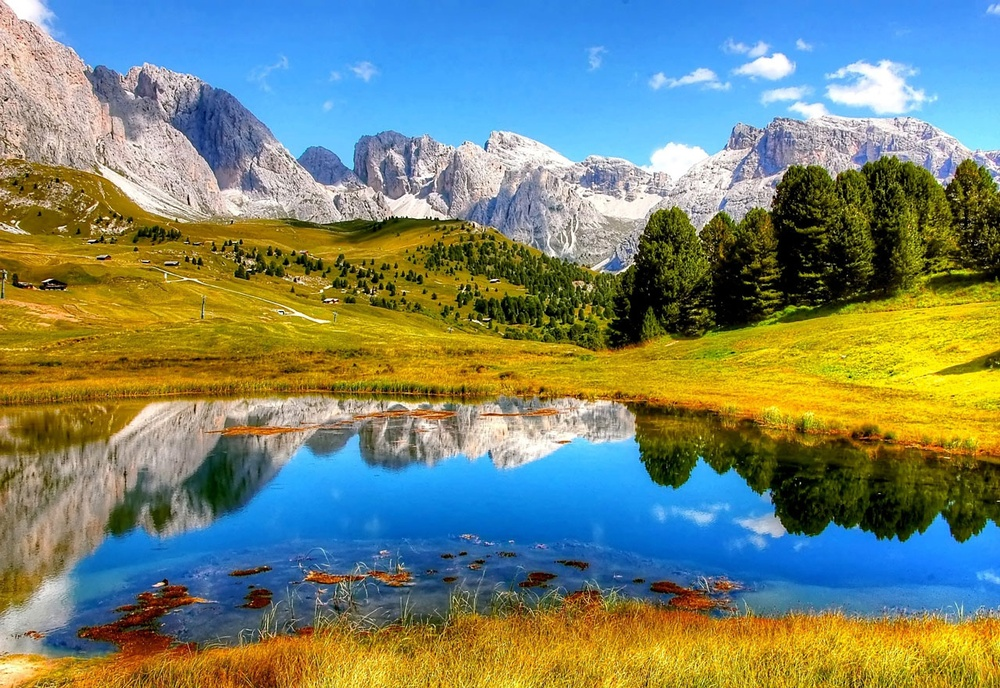
#> input picture 2025-05-03_taller_imagen_matriz_pixeles/images/landscape.jpg, 1000 x 688 px, shrunk from 1280 x 880 before the run; its folder holds only this picture in this run
$ jupyter execute matrix_pixels.ipynb   (shell and % lines are left out)
#> lines starting #> are read from the running program, lines starting #| are printed output that depends on the picture; after the words box and inside, x2 and y2 are one past the last pixel; in counts of white or black regions, pixels touching at a corner belong together
[cell 1]
import cv2
import numpy as np
import matplotlib.pyplot as plt
from pathlib import Path
# Note: ipywidgets is removed as we'll use cv2.createTrackbar for interactivity


# ---------------------------------------------
# Workshop: Pixel-level Image Manipulation
# Objectives:
# - Load image and separate RGB and HSV channels
# - Modify regions using slicing
# - Calculate and visualize histograms
# - Adjust brightness and contrast interactively
# ---------------------------------------------

# Image path (adjust according to your directory)
try:
    image_path = Path().cwd().parent / 'images' / 'landscape.jpg'
    if not image_path.exists():
        # Try looking in the current directory if not in parent
        image_path = Path().cwd() / 'images' / 'landscape.jpg'
    assert image_path.exists(), f"Image not found at {image_path} or {Path().cwd() / 'images'}"
except Exception as e:
    print(f"Error building path: {e}")
    raise FileNotFoundError("Please verify the path to 'landscape.jpg'")


# --- Main Functions ---

# 1. Load BGR image and convert to RGB
def load_image(path):
    """Load an image from the specified path."""
    img_bgr = cv2.imread(str(path))
#> img_bgr is the input picture: shape (688, 1000, 3); mean B, G, R 114.7, 133.5, 119.6
    if img_bgr is None:
        raise IOError(f"Could not load image from {path}")
    img_rgb = cv2.cvtColor(img_bgr, cv2.COLOR_BGR2RGB)
    return img_bgr, img_rgb

# 2. Display original image
def show_image(img_rgb, title='Image', figsize=(6,6)):
    """Display an RGB image using Matplotlib."""
    plt.figure(figsize=figsize)
    plt.title(title)
    plt.imshow(img_rgb)
    plt.axis('off')
    plt.show()

# 3. Separate and display RGB channels
def show_rgb_channels(rgb):
    """Separate and display R, G, B channels of an RGB image."""
    R, G, B = cv2.split(rgb)

    # Create single-channel images for color visualization
    R_colored = np.zeros_like(rgb)
    G_colored = np.zeros_like(rgb)
    B_colored = np.zeros_like(rgb)

    # Assign each channel to its corresponding color component
    R_colored[:,:,0] = R
    G_colored[:,:,1] = G
    B_colored[:,:,2] = B
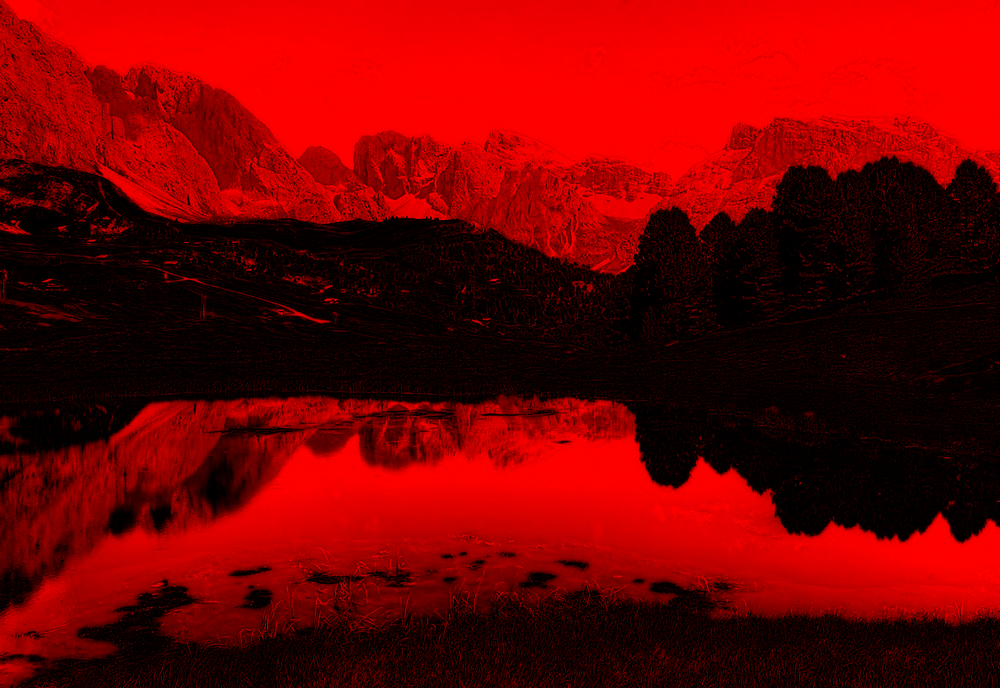
#> B_colored: shape (688, 1000, 3); mean of channels 0, 1, 2 0, 0, 114.7; drawn as B, G, R

    # Display colored channels
    fig, axes = plt.subplots(1, 3, figsize=(12, 4))
    colored_channels = [R_colored, G_colored, B_colored]
    names = ['Red Channel (R)', 'Green Channel (G)', 'Blue Channel (B)']

    for ax, channel, name in zip(axes, colored_channels, names):
        ax.imshow(channel)
        ax.set_title(name)
        ax.axis('off')
#> this loop made 3 passes
#> name on passes 1 to 3: 'Red Channel (R)', 'Green Channel (G)', 'Blue Channel (B)'

    plt.tight_layout()
    plt.show()

    # Also show channels in grayscale to see intensity
    fig, axes = plt.subplots(1, 3, figsize=(12, 4))
    channels = [R, G, B]
    names = ['R Channel Intensity', 'G Channel Intensity', 'B Channel Intensity']

    for ax, channel, name in zip(axes, channels, names):
        ax.imshow(channel, cmap='gray')
        ax.set_title(name)
        ax.axis('off')
#> this loop made 3 passes

    plt.tight_layout()
    plt.show()

# 4. Convert and display HSV channels
def show_hsv_channels(bgr):
    """Convert image to HSV and display H, S, V channels."""
    hsv = cv2.cvtColor(bgr, cv2.COLOR_BGR2HSV)
#> hsv: shape (688, 1000, 3); mean H, S, V 57.6, 169.5, 174.4
    H, S, V = cv2.split(hsv)
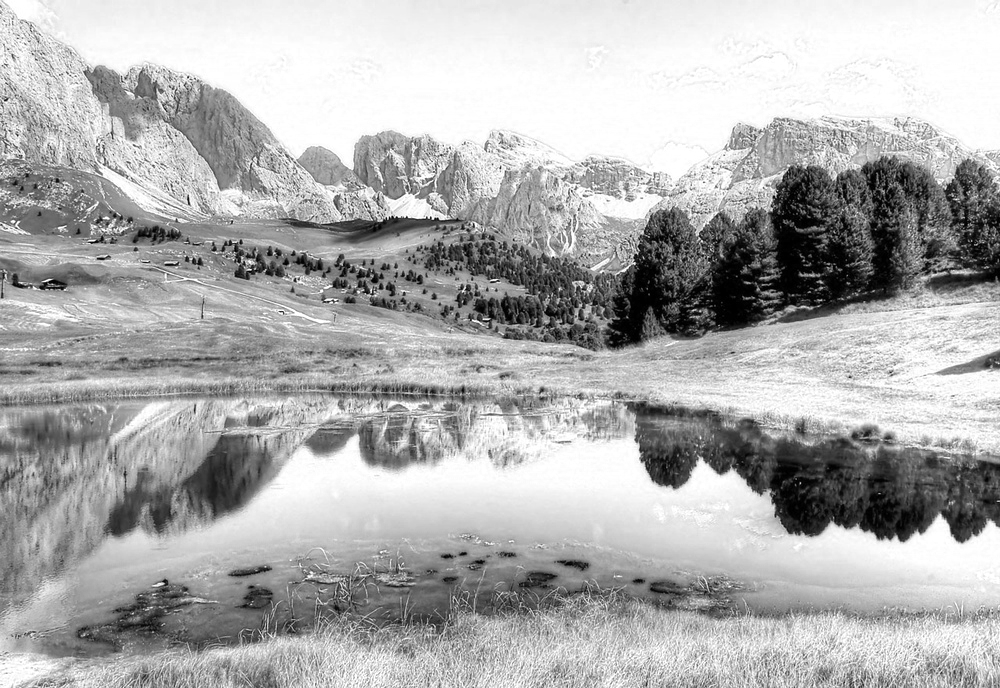
#> V: shape (688, 1000); min 0, max 255, mean 174.4

    # Enhanced HSV visualization
    fig, axes = plt.subplots(1, 3, figsize=(12, 4))

    # H channel (Hue) - use a cyclic colormap to represent hues
    axes[0].imshow(H, cmap='hsv')
    axes[0].set_title('Hue')
    axes[0].axis('off')

    # S channel (Saturation) - grayscale
    axes[1].imshow(S, cmap='gray')
    axes[1].set_title('Saturation')
    axes[1].axis('off')

    # V channel (Value) - grayscale
    axes[2].imshow(V, cmap='gray')
    axes[2].set_title('Value')
    axes[2].axis('off')

    plt.tight_layout()
    plt.show()

    # Create a more intuitive visualization of HSV space
    hsv_h = hsv.copy()
    hsv_h[:,:,1] = 255  # Maximum saturation
#> hsv_h: shape (688, 1000, 3); mean H, S, V 57.6, 255, 174.4
    hsv_h[:,:,2] = 255  # Maximum value
#> hsv_h: shape (688, 1000, 3); mean H, S, V 57.6, 255, 255

    hsv_s = hsv.copy()
    hsv_s[:,:,0] = 0    # Fixed hue (red)
#> hsv_s: shape (688, 1000, 3); mean H, S, V 0, 169.5, 174.4
    hsv_s[:,:,2] = 255  # Maximum value
#> hsv_s: shape (688, 1000, 3); mean H, S, V 0, 169.5, 255

    hsv_v = hsv.copy()
    hsv_v[:,:,0] = 0    # Fixed hue (red)
    hsv_v[:,:,1] = 0    # No saturation (grayscale)
#> hsv_v: shape (688, 1000, 3); mean H, S, V 0, 0, 174.4

    # Convert back to RGB for visualization
    rgb_h = cv2.cvtColor(hsv_h, cv2.COLOR_HSV2RGB)
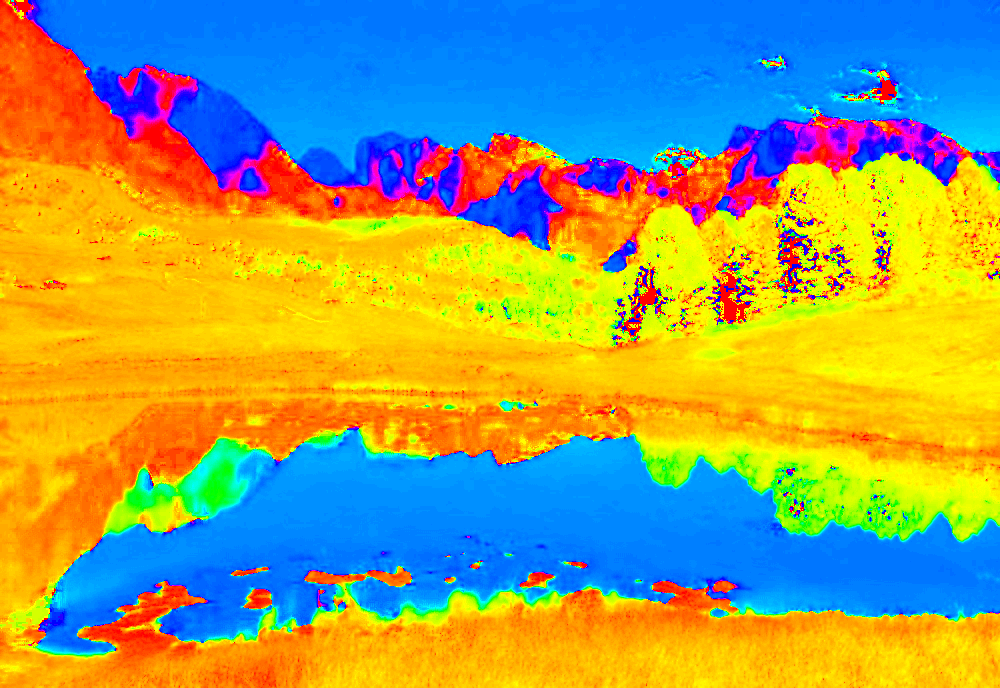
#> rgb_h: shape (688, 1000, 3); mean R, G, B 150.7, 157.3, 101.5
    rgb_s = cv2.cvtColor(hsv_s, cv2.COLOR_HSV2RGB)
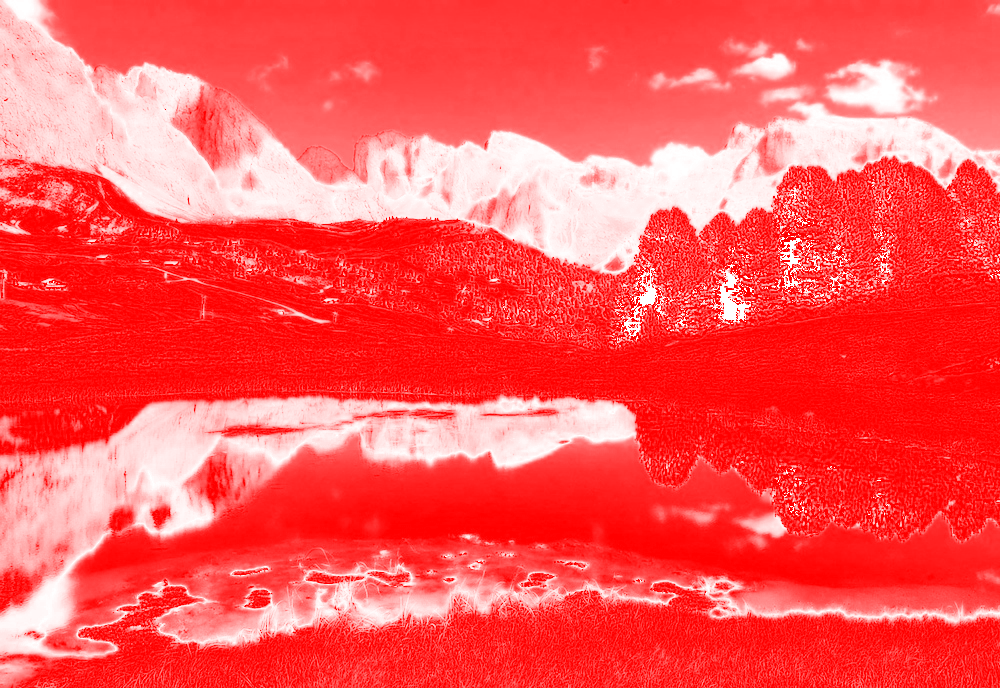
#> rgb_s: shape (688, 1000, 3); mean R, G, B 255, 84.8, 84.8
    rgb_v = cv2.cvtColor(hsv_v, cv2.COLOR_HSV2RGB)

    # Display HSV components in color
    fig, axes = plt.subplots(1, 3, figsize=(12, 4))
    components = [rgb_h, rgb_s, rgb_v]
    names = ['H Component (Hue)', 'S Component (Saturation)', 'V Component (Value)']

    for ax, component, name in zip(axes, components, names):
        ax.imshow(component)
        ax.set_title(name)
        ax.axis('off')
#> this loop made 3 passes

    plt.tight_layout()
    plt.show()

# 5. Modify regions using slicing
def modify_regions(bgr):
    """Modify image regions: color rectangle and subregion copy."""
    img_modified = bgr.copy()
    h, w = img_modified.shape[:2]
#> h = 688; w = 1000

    # a) Change color of a rectangular area (to blue BGR)
    x1_rect, y1_rect = w // 5, h // 5
#> x1_rect = 200; y1_rect = 137
    x2_rect, y2_rect = w // 2, h // 2
#> x2_rect = 500; y2_rect = 344
    img_modified[y1_rect:y2_rect, x1_rect:x2_rect] = [255, 0, 0]  # Blue in BGR
#> img_modified: shape (688, 1000, 3); 9.03% of pixels changed, all inside (x1, y1, x2, y2) = (200, 137, 500, 344)

    # b) Replace a region with another part of the image (top left -> bottom right)
    src_h, src_w = h // 4, w // 4
#> src_h = 172; src_w = 250
    src_region = bgr[0:src_h, 0:src_w]
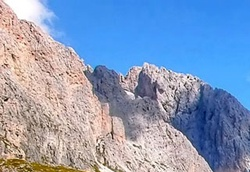
#> src_region: shape (172, 250, 3); mean B, G, R 188, 155.4, 135

    dest_y1, dest_x1 = h - src_h - 10, w - src_w - 10
#> dest_y1 = 506; dest_x1 = 740
    dest_y2, dest_x2 = dest_y1 + src_h, dest_x1 + src_w
#> dest_y2 = 678; dest_x2 = 990

    img_modified[dest_y1:dest_y2, dest_x1:dest_x2] = src_region
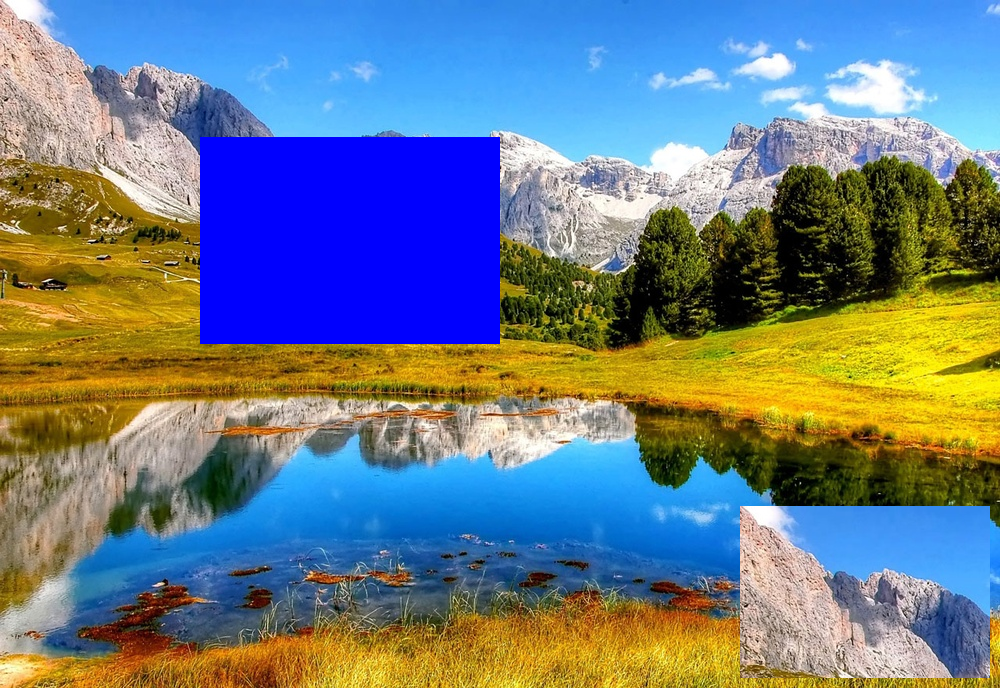
#> img_modified: shape (688, 1000, 3); mean B, G, R 134.7, 123.2, 108.9

    return img_modified

# 6. Calculate and display histograms
def show_histograms(rgb, bgr):
    """Calculate and display RGB and grayscale histograms."""
    # RGB histogram using Matplotlib
    plt.figure(figsize=(8, 4))
    colors = ('r', 'g', 'b')
    channel_names = ('Red', 'Green', 'Blue')
    for i, color in enumerate(colors):
        hist = cv2.calcHist([rgb], [i], None, [256], [0, 256])
        plt.plot(hist, color=color, label=f'{channel_names[i]} Channel')
    plt.title('RGB Histogram')
    plt.xlabel('Pixel Intensity')
    plt.ylabel('Number of Pixels')
    plt.xlim([0, 256])
    plt.legend()
    plt.grid(alpha=0.4)
    plt.show()
#> figure, not shown here; curve peaks at x = 255, y = 6865; curve peaks at x = 147, y = 6225; curve peaks at x = 0, y = 68680

    # Grayscale histogram using Matplotlib.hist
    gray = cv2.cvtColor(bgr, cv2.COLOR_BGR2GRAY)
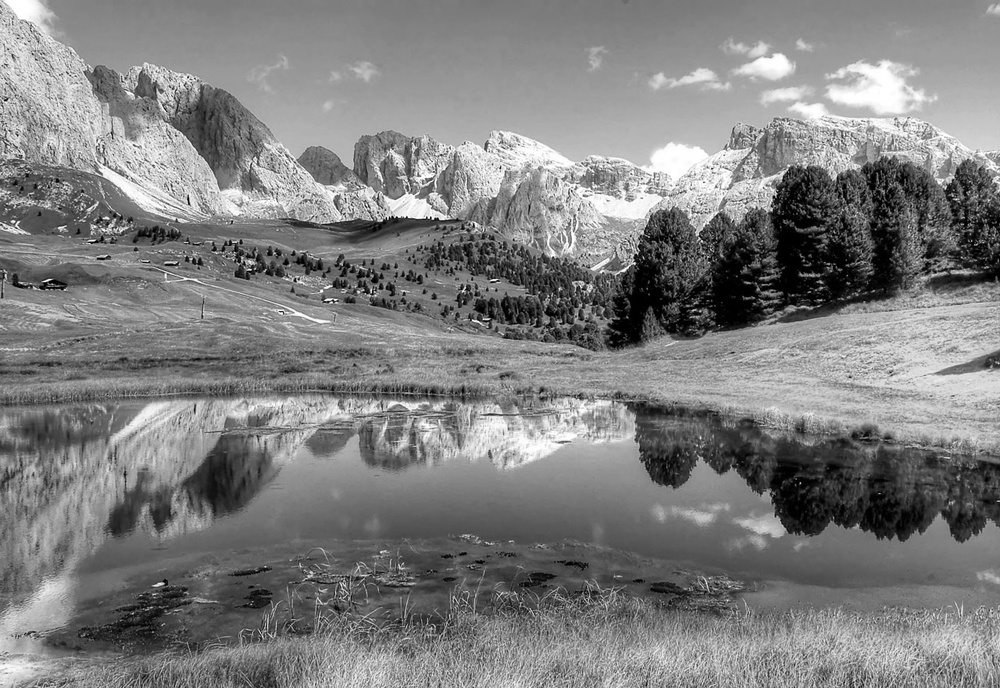
#> gray: shape (688, 1000); min 0, max 255, mean 127.2
    plt.figure(figsize=(8, 4))
    plt.hist(gray.ravel(), bins=256, range=[0, 256], color='gray', alpha=0.7)
    plt.title('Grayscale Histogram')
    plt.xlabel('Pixel Intensity')
    plt.ylabel('Number of Pixels')
    plt.xlim([0, 256])
    plt.grid(alpha=0.4)
    plt.show()
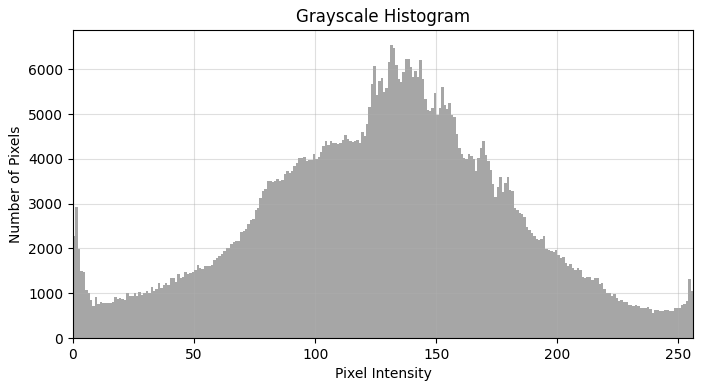
#> figure drawn by matplotlib, 1 panel; tallest bar 6552 high, from x = 131 to 132

# --- Script Execution ---

# Load the image
orig_bgr, orig_rgb = load_image(image_path)

# Display original image
show_image(orig_rgb, title='Original RGB Image')

# Display RGB and HSV channels
print("\n--- Showing RGB Channels ---")
show_rgb_channels(orig_rgb)
print("\n--- Showing HSV Channels ---")
show_hsv_channels(orig_bgr)

# Modify regions and show result
print("\n--- Modifying Regions ---")
modified_bgr = modify_regions(orig_bgr)
modified_rgb = cv2.cvtColor(modified_bgr, cv2.COLOR_BGR2RGB)
show_image(modified_rgb, title='Image with Modified Regions')

# Display histograms
print("\n--- Showing Histograms ---")
show_histograms(orig_rgb, orig_bgr)


# --- Bonus: Interactive Brightness and Contrast Adjustment with cv2.createTrackbar ---
print("\n--- Interactive Brightness and Contrast Adjustment ---")
print("Open the 'Brightness/Contrast Adjustment' window.")
print("Move the sliders. Press 'ESC' to close.")

# Global image for callback function
img_to_show = orig_bgr.copy()

def update_brightness_contrast(val):
    """Callback to update the image based on trackbars."""
    global img_to_show
    # Get trackbar values
    # Brightness (beta): Trackbar 0-200 -> Range -100 to 100
    brightness = cv2.getTrackbarPos('Brightness', 'Brightness/Contrast Adjustment') - 100
    # Contrast (alpha): Trackbar 1-30 -> Range 0.1 to 3.0
    contrast = cv2.getTrackbarPos('Contrast', 'Brightness/Contrast Adjustment') / 10.0
    # Ensure contrast is not zero
    if contrast == 0:
        contrast = 0.1

    # Apply adjustment using cv2.convertScaleAbs
    adjusted_img = cv2.convertScaleAbs(orig_bgr.copy(), alpha=contrast, beta=brightness)

    # Update displayed image
    img_to_show = adjusted_img
    cv2.imshow('Brightness/Contrast Adjustment', img_to_show)

# Create window and trackbars
cv2.namedWindow('Brightness/Contrast Adjustment')

# Create Trackbars:
# Brightness: Range 0-200, initial value 100 (represents brightness 0)
cv2.createTrackbar('Brightness', 'Brightness/Contrast Adjustment', 100, 200, update_brightness_contrast)
# Contrast: Range 1-30, initial value 10 (represents contrast 1.0)
cv2.createTrackbar('Contrast', 'Brightness/Contrast Adjustment', 10, 30, update_brightness_contrast)

# Initial call to display image with default values
update_brightness_contrast(0)

# Keep window open until ESC is pressed (code 27)
while True:
    try:
        if cv2.getWindowProperty('Brightness/Contrast Adjustment', cv2.WND_PROP_VISIBLE) < 1:
            break
    except cv2.error:
        print("Window closed externally.")
        break

    key = cv2.waitKey(1) & 0xFF
#> (key Esc is pressed here)
    if key == 27:  # ESC key
        break

# Close all OpenCV windows when exiting
cv2.destroyAllWindows()
print("\nInteractive adjustment window closed.")
